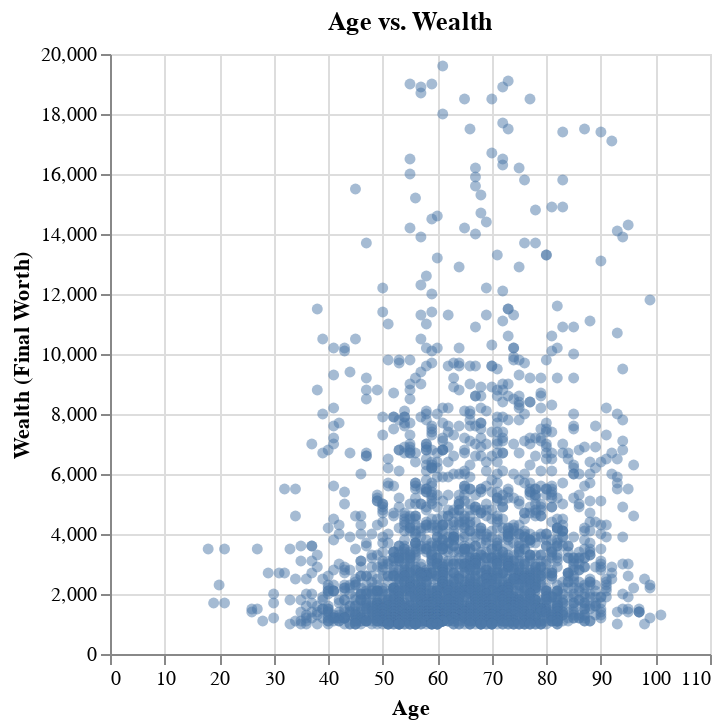

Notebook code cell kept with this figure:
### Code cell
df_cleaned = df[df['finalWorth'] < 20000]
chart = alt.Chart(df_cleaned).mark_circle(opacity=0.5).encode(
    x=alt.X('age:Q', title='Age'),
    y=alt.Y('finalWorth:Q', title='Wealth (Final Worth)'),
    tooltip=['age', 'finalWorth']
).properties(
    title='Age vs. Wealth'
)
chart

### Figure 1 — Vega-Lite specification as saved in the notebook (floating-point values rounded to 4 significant figures; data arrays with more than 128 entries replaced by an {"elided": "..."} marker saying what was removed)
{"config": {"view": {"continuousWidth": 300, "continuousHeight": 300}}, "data": {"name": "data-de6d012b4899aec7bdc7e33d00734a96"}, "mark": {"type": "circle", "opacity": 0.5}, "encoding": {"tooltip": [{"field": "age", "type": "quantitative"}, {"field": "finalWorth", "type": "quantitative"}], "x": {"field": "age", "title": "Age", "type": "quantitative"}, "y": {"field": "finalWorth", "title": "Wealth (Final Worth)", "type": "quantitative"}}, "title": "Age vs. Wealth", "$schema": "https://vega.github.io/schema/vega-lite/v5.20.1.json", "datasets": {"data-de6d012b4899aec7bdc7e33d00734a96": {"elided": "2559 records"}}}
